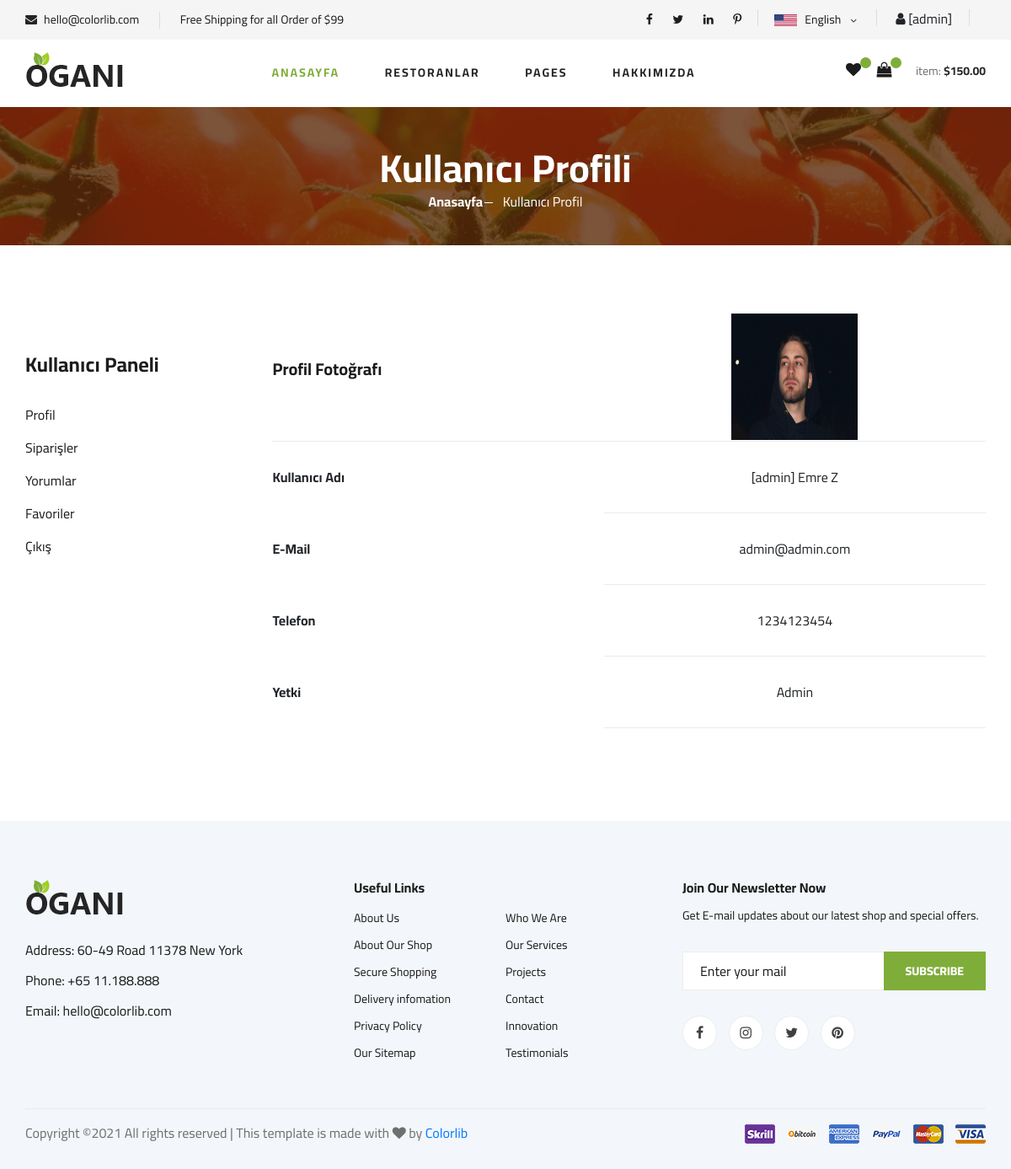
The page /user/ (signed in) on the database its author committed.
### home/models.py (models this page shows, shortened)
class UserProfile(models.Model):
    user = models.OneToOneField(User,on_delete=models.CASCADE)
    phone = models.CharField(blank=True,max_length=20)
    address = models.CharField(blank=True,max_length=150)
    city = models.CharField(blank=True,max_length=20)
    country = models.CharField(blank=True, max_length=20)
    image = models.ImageField(blank=True,upload_to='images/users/')
    def user_name(self):
        return '[' + self.user.username + '] ' + self.user.first_name + ' ' + self.user.last_name
    def image_tag(self):
        return mark_safe('<img src="{}" height="50"/>'.format(self.image.url))
    image_tag.short_description = 'Image'

### user/views.py (the view)
# urls.py: path('', views.index, name='index'),
def index(request):
    category = Category.objects.all()
    current_user = request.user
    profile = UserProfile.objects.get(user_id=current_user.id)
    context = {'category': category,
               'profile': profile,
               }
    return render(request, 'user_profile.html',context)

### user/templates/user_profile.html (shortened to what this page needs)
{% extends "homebase.html" %}
{% block content %}
    {% load static %}
    <section class="breadcrumb-section set-bg" data-setbg="{% static 'img/breadcrumb.jpg' %}">
        <div class="container">
            <div class="row">
                <div class="col-lg-12 text-center">
                    <div class="breadcrumb__text">
                        <h2>Kullanıcı Profili</h2>
                        <div class="breadcrumb__option">
                            <a href="/">Anasayfa</a>
                            <span>Kullanıcı Profil</span>
                        </div>
                    </div>
                </div>
            </div>
        </div>
    </section>
    <section class="product spad">
        <div class="container">
            <div class="row">
                <div class="col-lg-3 col-md-5">
                    <br><br>
                    {% include "user_panel.html" %}
                </div>
                <div class="col-lg-9 col-md-7">
                    <div class="shoping__cart__table">
                        <table>
                            <thead>
                            <tr>
                                <th class="shoping__product">Profil Fotoğrafı</th>
                                <td><img src="{{ profile.image.url }}" height="150px" width="150px"></td>
                            </tr>
                            </thead>
                            <tbody>
                            <tr>
                                <th class="text-left">Kullanıcı Adı</th>
                                <td>{{profile.user_name}}</td>
                            </tr>
                            <tr>
                                <th class="text-left">E-Mail</th>
                                <td>{{profile.user.email}}</td>
                            </tr>
                            <tr>
                                <th class="text-left">Telefon</th>
                                <td>{{ profile.phone }}</td>
                            </tr>
                            <tr>
                                 <th class="text-left">Yetki</th>
                                <td>
                                    {% if user.is_staff == 1 %}
                                        Admin
                                    {% else %}
                                        Kullanıcı
                                    {% endif %}
                                </td>
                            </tr>
                            </tbody>
                        </table>
                    </div>
                </div>
            </div>
        </div>
    </section>
{% endblock %}

### home/templates/header.html (shortened to what this page needs)
{% load static %}
<header class="header">
    <div class="header__top">
        <div class="container">
            <div class="row">
                <div class="col-lg-6 col-md-6">
                    <div class="header__top__left">
                        <ul>
                            <li><i class="fa fa-envelope"></i> hello@colorlib.com</li>
                            <li>Free Shipping for all Order of $99</li>
                        </ul>
                    </div>
                </div>
                <div class="col-lg-6 col-md-6">
                    <div class="header__top__right">
                        <div class="header__top__right__social">
                            <a href="#"><i class="fa fa-facebook"></i></a>
                            <a href="#"><i class="fa fa-twitter"></i></a>
                            <a href="#"><i class="fa fa-linkedin"></i></a>
                            <a href="#"><i class="fa fa-pinterest-p"></i></a>
                        </div>
                        <div class="header__top__right__language">
                            <img src="{% static 'img/language.png' %}" alt="">
                            <div>English</div>
                            <span class="arrow_carrot-down"></span>
                        </div>
                        <div class="header__top__right__language">
                            {% if user.id is not None %}
                                <i class="fa fa-user"></i> [{{ user.username }}]
                            {% else %}
                                <a href="/login/"><i class="fa fa-user"></i> Giriş / <a href="/signup/">Kaydol</a>
                            {% endif %}
                        </div>
                    </div>
                </div>
            </div>
        </div>
    </div>
    <div class="container">
        <div class="row">
            <div class="col-lg-3">
                <div class="header__logo">
                    <a href="/"><img src="{% static 'img/logo.png' %}" alt=""></a>
                </div>
            </div>
            <div class="col-lg-6">
                <nav class="header__menu">
                    <ul>
                        <li class="active"><a href="/home">Anasayfa</a></li>
                        <li><a href="/restaurants">Restoranlar</a></li>
                        <li><a href="#">Pages</a>
                        </li>
                        <li><a href="/hakkimizda">Hakkimizda</a>
                        </li>
                    </ul>
                </nav>
            </div>
            <div class="col-lg-3">
                <div class="header__cart">
                    <ul>
                        <li><a href="#"><i class="fa fa-heart"></i> <span></span></a></li>
                        <li><a href="/shopcart/"><i class="fa fa-shopping-bag"></i> <span></span></a></li>
                    </ul>
                    <div class="header__cart__price">item: <span>$150.00</span></div>
                </div>
            </div>
        </div>
    </div>
</header>

### rows shown on the page
UserProfile: image (picture), user_name "[admin] Emre Z", user.email "admin@admin.com", phone "1234123454"

### other values the page prints
{{ user.username }} "admin"
